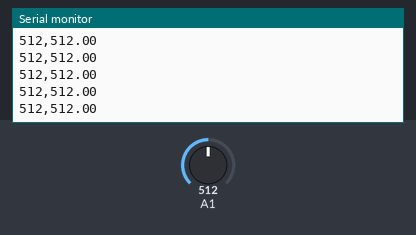
Recording of a sketch running on a simulated Arduino Uno, built with avr-gcc and run on an emulated ATmega328P. On the bench: the last lines printed to the serial monitor. Inputs (shaded band) come from the test bench; at power-on: A1 = 512.

Above: at 1.2 s.
1.3 s: A1 set to 716
At 1.32 s:
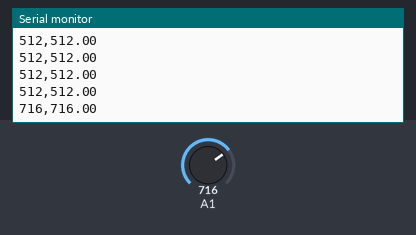
2.8 s: A1 set to 900
At 2.83 s:
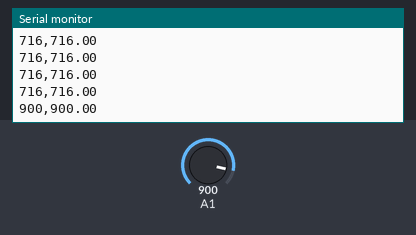
Timing chart, 0 to 5.8 s (numbered marks = the images above; inputs shaded):
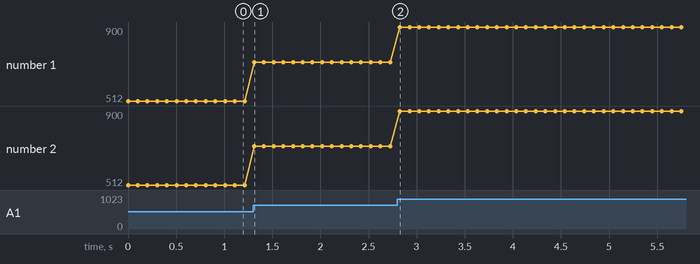

The sketch:

Dato_crudo.ino
```cpp
float voltaje;
float corriente;

void setup() {
  Serial.begin(115200);
}

void loop() {
  voltaje = analogRead(A1);
  Serial.print(analogRead(A1));
  Serial.print(",");
  Serial.println(voltaje);
  delay(100);
  //Serial.print(",");
  //Serial.println(analogRead(A1));

}
```

Measured:
- after the input at 1.3 s, the serial monitor: prints a new line at once (image 1)
- after the input at 2.8 s, the serial monitor: prints a new line at once (image 2)
- plotted number 1: 512 → 716 after the input at 1.3 s, 716 → 900 after the input at 2.8 s
- plotted number 2: 512 → 716 after the input at 1.3 s, 716 → 900 after the input at 2.8 s
